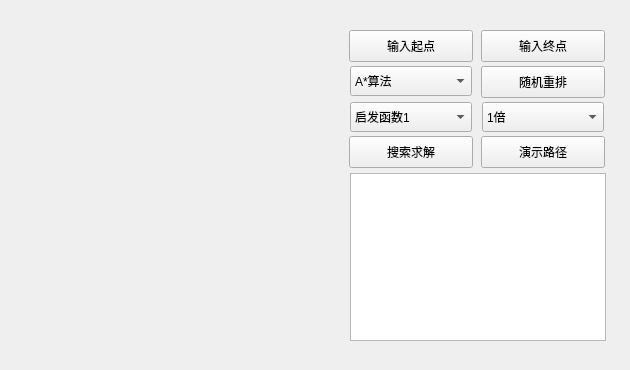
<?xml version="1.0" encoding="UTF-8"?>
<ui version="4.0">
 <class>MainWindow</class>
 <widget class="QMainWindow" name="MainWindow">
  <property name="geometry">
   <rect>
    <x>0</x>
    <y>0</y>
    <width>630</width>
    <height>370</height>
   </rect>
  </property>
  <property name="minimumSize">
   <size>
    <width>630</width>
    <height>370</height>
   </size>
  </property>
  <property name="maximumSize">
   <size>
    <width>630</width>
    <height>370</height>
   </size>
  </property>
  <property name="windowTitle">
   <string>MainWindow</string>
  </property>
  <widget class="QWidget" name="centralwidget">
   <widget class="QLabel" name="label">
    <property name="geometry">
     <rect>
      <x>426</x>
      <y>210</y>
      <width>141</width>
      <height>111</height>
     </rect>
    </property>
    <property name="text">
     <string/>
    </property>
   </widget>
   <widget class="QTextEdit" name="output">
    <property name="geometry">
     <rect>
      <x>350</x>
      <y>173</y>
      <width>256</width>
      <height>168</height>
     </rect>
    </property>
    <property name="readOnly">
     <bool>true</bool>
    </property>
   </widget>
   <widget class="QPushButton" name="btnInput">
    <property name="geometry">
     <rect>
      <x>349</x>
      <y>30</y>
      <width>124</width>
      <height>32</height>
     </rect>
    </property>
    <property name="text">
     <string>输入起点</string>
    </property>
   </widget>
   <widget class="QComboBox" name="cbAlgorithm">
    <property name="geometry">
     <rect>
      <x>350</x>
      <y>66</y>
      <width>122</width>
      <height>30</height>
     </rect>
    </property>
    <item>
     <property name="text">
      <string>A*算法</string>
     </property>
    </item>
    <item>
     <property name="text">
      <string>全局择优</string>
     </property>
    </item>
    <item>
     <property name="text">
      <string>宽度优先</string>
     </property>
    </item>
   </widget>
   <widget class="QComboBox" name="cbHeuristicFunc">
    <property name="geometry">
     <rect>
      <x>350</x>
      <y>102</y>
      <width>122</width>
      <height>30</height>
     </rect>
    </property>
    <item>
     <property name="text">
      <string>启发函数1</string>
     </property>
    </item>
    <item>
     <property name="text">
      <string>启发函数2</string>
     </property>
    </item>
    <item>
     <property name="text">
      <string>启发函数3</string>
     </property>
    </item>
    <item>
     <property name="text">
      <string>启发函数4</string>
     </property>
    </item>
   </widget>
   <widget class="QPushButton" name="btnRandom">
    <property name="geometry">
     <rect>
      <x>481</x>
      <y>66</y>
      <width>124</width>
      <height>32</height>
     </rect>
    </property>
    <property name="text">
     <string>随机重排</string>
    </property>
   </widget>
   <widget class="QComboBox" name="cbMultiple">
    <property name="geometry">
     <rect>
      <x>482</x>
      <y>102</y>
      <width>122</width>
      <height>30</height>
     </rect>
    </property>
    <item>
     <property name="text">
      <string>1倍</string>
     </property>
    </item>
    <item>
     <property name="text">
      <string>2倍</string>
     </property>
    </item>
    <item>
     <property name="text">
      <string>3倍</string>
     </property>
    </item>
    <item>
     <property name="text">
      <string>4倍</string>
     </property>
    </item>
    <item>
     <property name="text">
      <string>5倍</string>
     </property>
    </item>
    <item>
     <property name="text">
      <string>6倍</string>
     </property>
    </item>
   </widget>
   <widget class="QPushButton" name="btnSearch">
    <property name="geometry">
     <rect>
      <x>349</x>
      <y>136</y>
      <width>124</width>
      <height>32</height>
     </rect>
    </property>
    <property name="text">
     <string>搜索求解</string>
    </property>
   </widget>
   <widget class="QPushButton" name="btnDisplay">
    <property name="geometry">
     <rect>
      <x>481</x>
      <y>136</y>
      <width>124</width>
      <height>32</height>
     </rect>
    </property>
    <property name="text">
     <string>演示路径</string>
    </property>
   </widget>
   <widget class="QPushButton" name="btnInput2">
    <property name="geometry">
     <rect>
      <x>481</x>
      <y>30</y>
      <width>124</width>
      <height>32</height>
     </rect>
    </property>
    <property name="text">
     <string>输入终点</string>
    </property>
   </widget>
   <zorder>layoutWidget</zorder>
   <zorder>label</zorder>
  </widget>
 </widget>
 <resources/>
 <connections/>
</ui>
